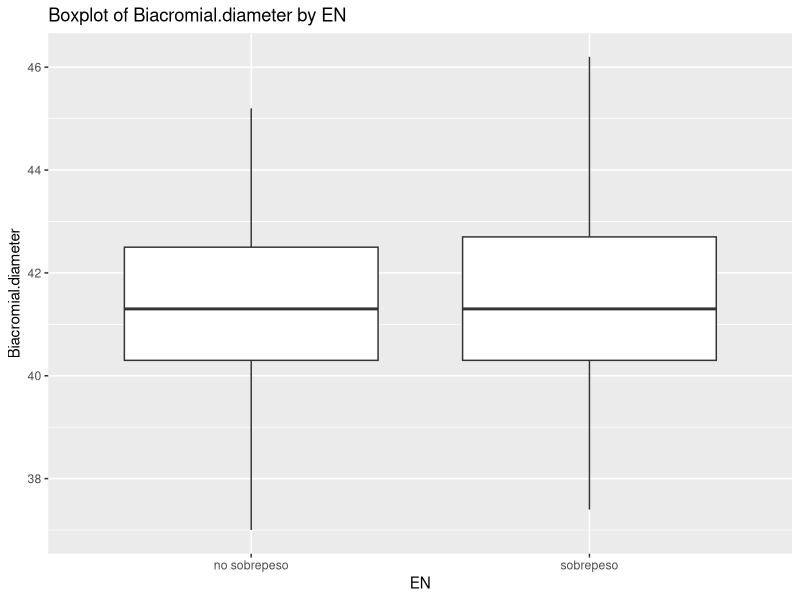
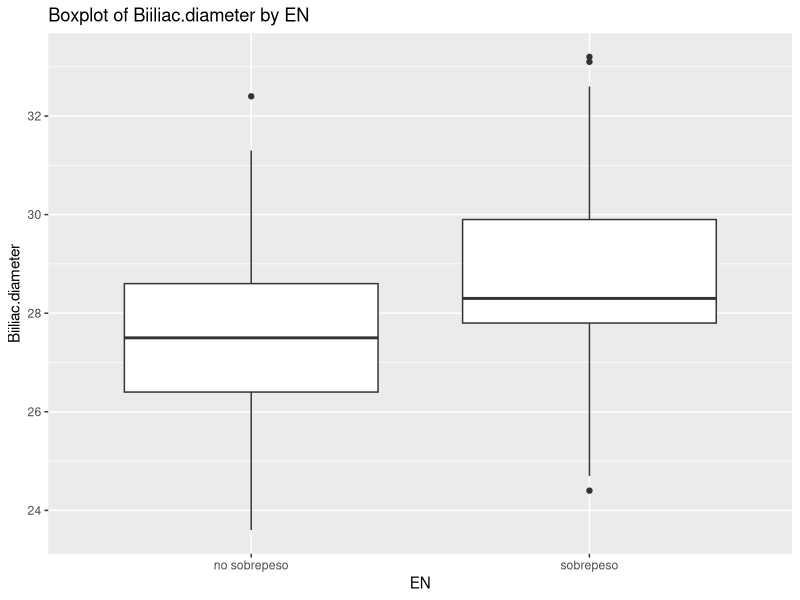
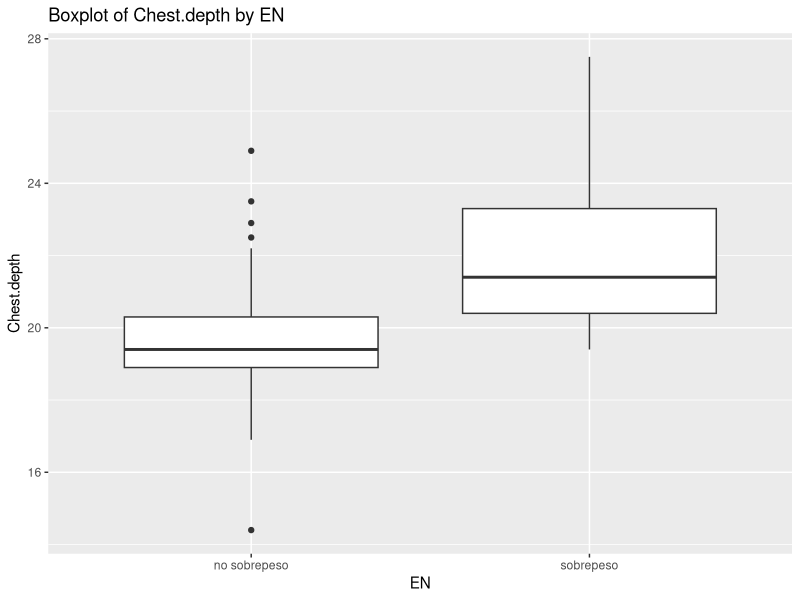
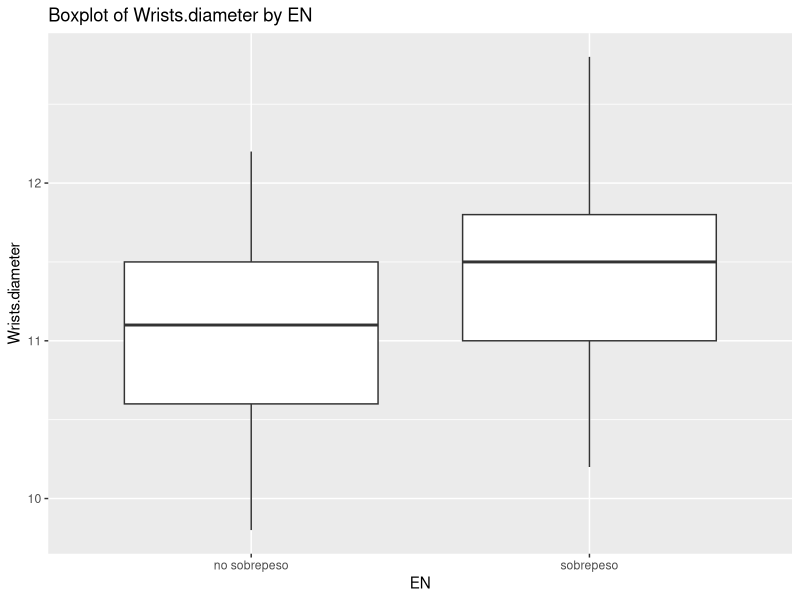
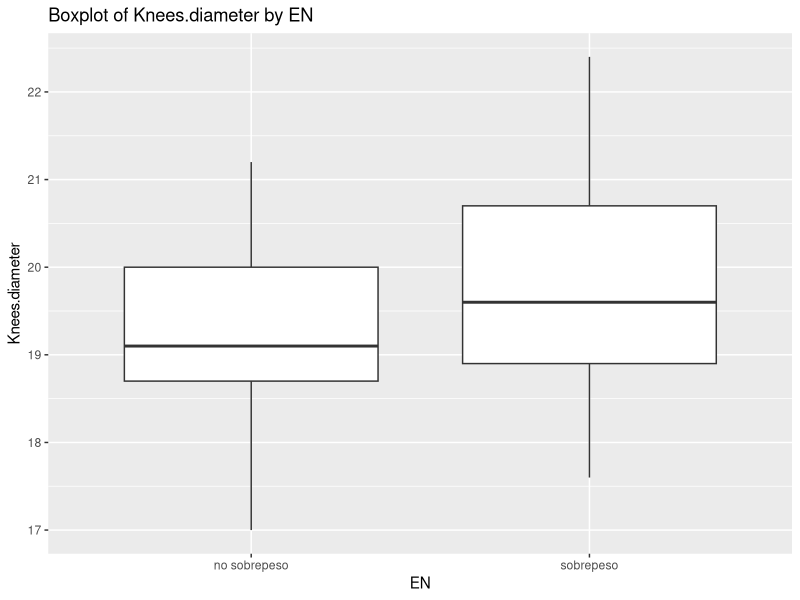
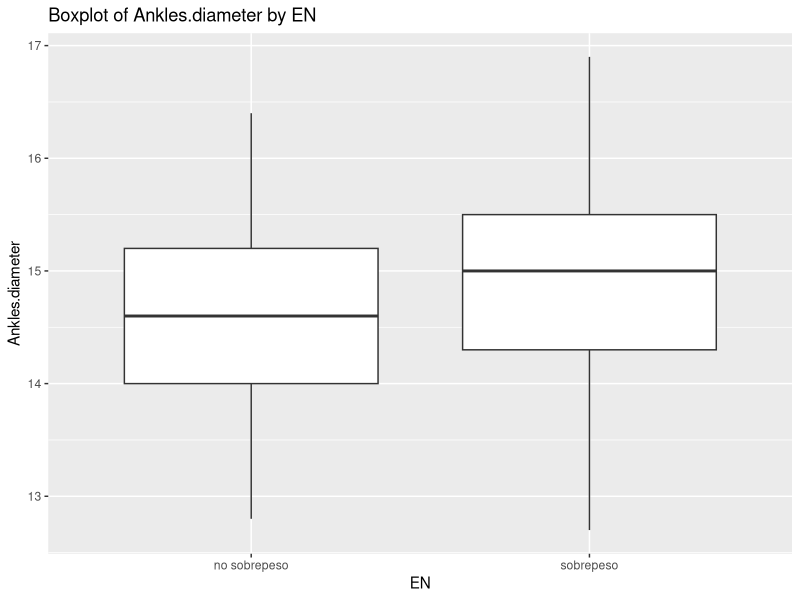
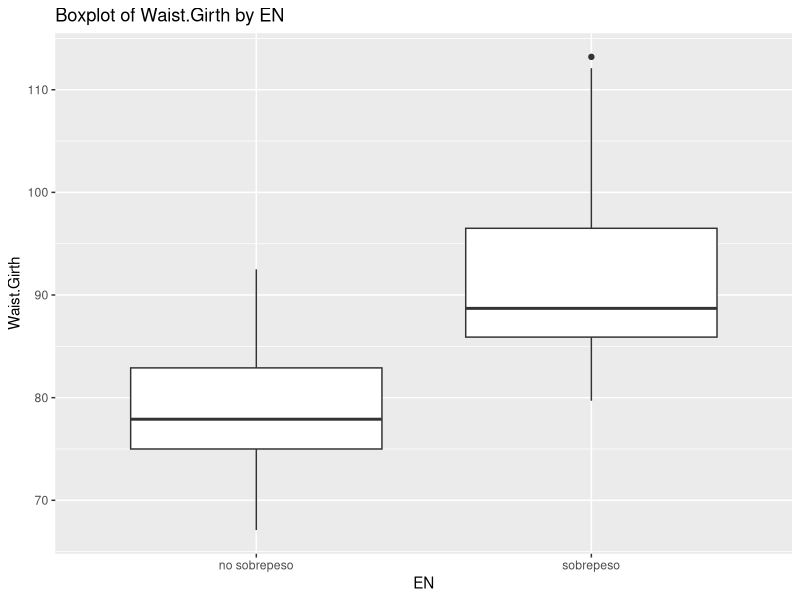
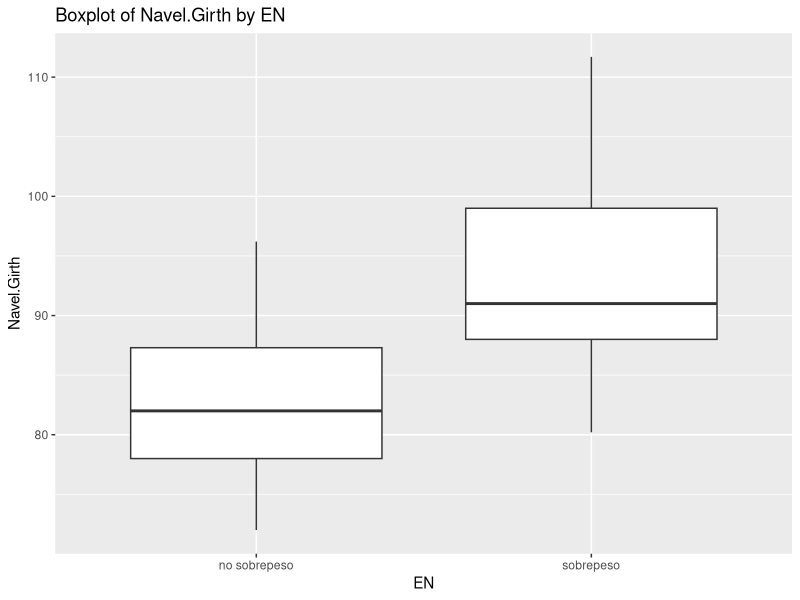

The R script that drew these images, in order:
## ---- chunk 1
knitr::opts_chunk$set(echo = TRUE)
## ---- chunk 2
library(dplyr)
library(ggplot2)
library(car)
## ---- chunk 3
datos <- read.csv2("EP09 Datos.csv")

datos$IMC <- NULL
datos[["IMC"]] <- (datos$Weight / (datos$Height/100)^2)

datos$EN <- NULL
datos[["EN"]] <- ifelse(datos$IMC >= 25, "sobrepeso", "no sobrepeso")

hombres <- filter(datos, Gender == 1)
con <- filter(hombres, EN == "sobrepeso")
sin <- filter(hombres, EN == "no sobrepeso")

set.seed(2043)
muestraA <- con[sample(nrow(con), 45), ]
muestraB <- sin[sample(nrow(sin), 45), ]
muestra <- rbind(muestraA, muestraB)

conM <- filter(muestra, EN == "sobrepeso")
sinM <- filter(muestra, EN == "no sobrepeso")

entrenamientoA <- conM[sample(nrow(conM), 30), ]
pruebaA <- conM[!rownames(conM) %in% rownames(entrenamientoA), ]
entrenamientoB <- sinM[sample(nrow(sinM), 30), ]
pruebaB <- sinM[!rownames(sinM) %in% rownames(entrenamientoB), ]

entrenamiento <- rbind(entrenamientoA, entrenamientoB)
entrenamiento <- entrenamiento[sample(nrow(entrenamiento)), ]

prueba <- rbind(pruebaA, pruebaB)
prueba <- prueba[sample(nrow(prueba)), ]

predictores <- c(19, 22, 5, 6, 10, 11, 3, 21)

variables_seleccionadas <- colnames(muestra[-predictores])

# Crear un gráfico de cajas para cada variable seleccionada
for (var in variables_seleccionadas) {
  p <- ggplot(muestra, aes_string(x = "EN", y = var)) +
    geom_boxplot() +
    labs(title = paste("Boxplot of", var, "by EN"))
  print(p)
}

entrenamiento2 <- entrenamiento[predictores]
entrenamiento2$EN <- entrenamiento$EN
entrenamiento2$Weight <- entrenamiento$Weight
entrenamiento2$EN <- factor(entrenamiento2$EN)

modelo <- glm(EN ~ Weight, family = binomial(link = "logit"), data = entrenamiento2)
summary(modelo)

nulo <- glm(EN ~ 1, family = binomial(link = "logit"), data = entrenamiento2)

completo <- glm(EN ~ ., family = binomial(link="logit"), data = entrenamiento2)
summary(completo)

# modelo con predictores seleccionados por p-value

mejorado <- step(completo, scope = list(lower = modelo), direction = "backward", trace = 0)
summary(mejorado)

# Multicolinealidad
vifs <- vif(mejorado)
vifs
mean(vifs)

########________________________
anova(mejorado, test = "LRT")
########________________________


# Independencia de los residuos

durbinWatsonTest(mejorado, max.lag = 5)



